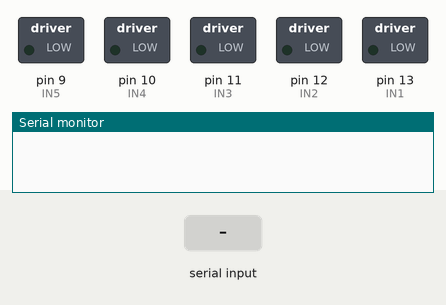
This sketch was run on a simulated Arduino Uno, built with avr-gcc and run on an emulated ATmega328P. Parts: switched loads named in the sketch (green lamp = pin HIGH), the last lines printed to the serial monitor. Inputs (shaded band) come from the test bench.

Above: at 1.2 s.
1.3 s: "1\n" received over Serial
At 2.4 s:
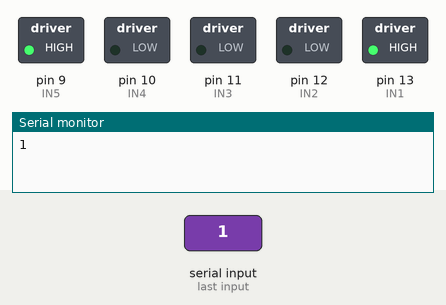
Timing chart, 0 to 8.8 s (numbered marks = the images above; inputs shaded):
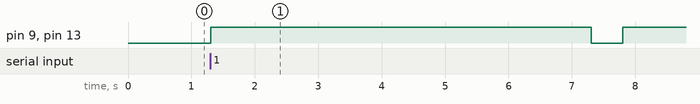

The sketch:

pneumatic_control_edgetech.ino
```cpp
#define IN1 13 //motor1
#define IN2 12 //motor1
#define IN3 11 //motor2
#define IN4 10 //motor2
#define IN5 9  //sorenoid

void setup() {
  pinMode(IN1, OUTPUT);
  pinMode(IN2, OUTPUT);
  pinMode(IN3, OUTPUT);
  pinMode(IN4, OUTPUT);
  pinMode(IN5, OUTPUT);
  Serial.begin(9600);
}

void AirSupply(int time) {
  digitalWrite(IN1, HIGH);
  digitalWrite(IN2, LOW);
  //digitalWrite(IN3, LOW);
  //digitalWrite(IN4, LOW);
  digitalWrite(IN5, HIGH);
  delay(time);
}

void AirExhaust(int time) {
  digitalWrite(IN1, LOW);
  digitalWrite(IN2, LOW);
  //digitalWrite(IN3, HIGH);
  //digitalWrite(IN4, LOW);
  digitalWrite(IN5, LOW);
  delay(time);
}

void AirStop(int time) {
  digitalWrite(IN1, LOW);
  digitalWrite(IN2, LOW);
  //digitalWrite(IN3, LOW);
  //digitalWrite(IN4, LOW);
  digitalWrite(IN5, HIGH);
  delay(time);
}

// シリアル通信で受信したデータを数値に変換
void serialNumVal(){
  // データ受信した場合の処理
  if (Serial.available()>0) {
    int input = Serial.parseInt();
    Serial.println(input);

    if(input == 1){
      AirSupply(6000);
      AirExhaust(500);
      AirSupply(1500);
      AirExhaust(500);
      AirSupply(1500);
      AirExhaust(500);
      AirSupply(1500);
      AirExhaust(15000);
    }else{
      return ;
    }
  }
}

void loop() {
  serialNumVal();
}
```

Measured:
- after the input at 1.3 s, pin 9 (IN5), pin 13 (IN1): LOW → HIGH at once, → LOW 6.0 s later, → HIGH 0.50 s later
